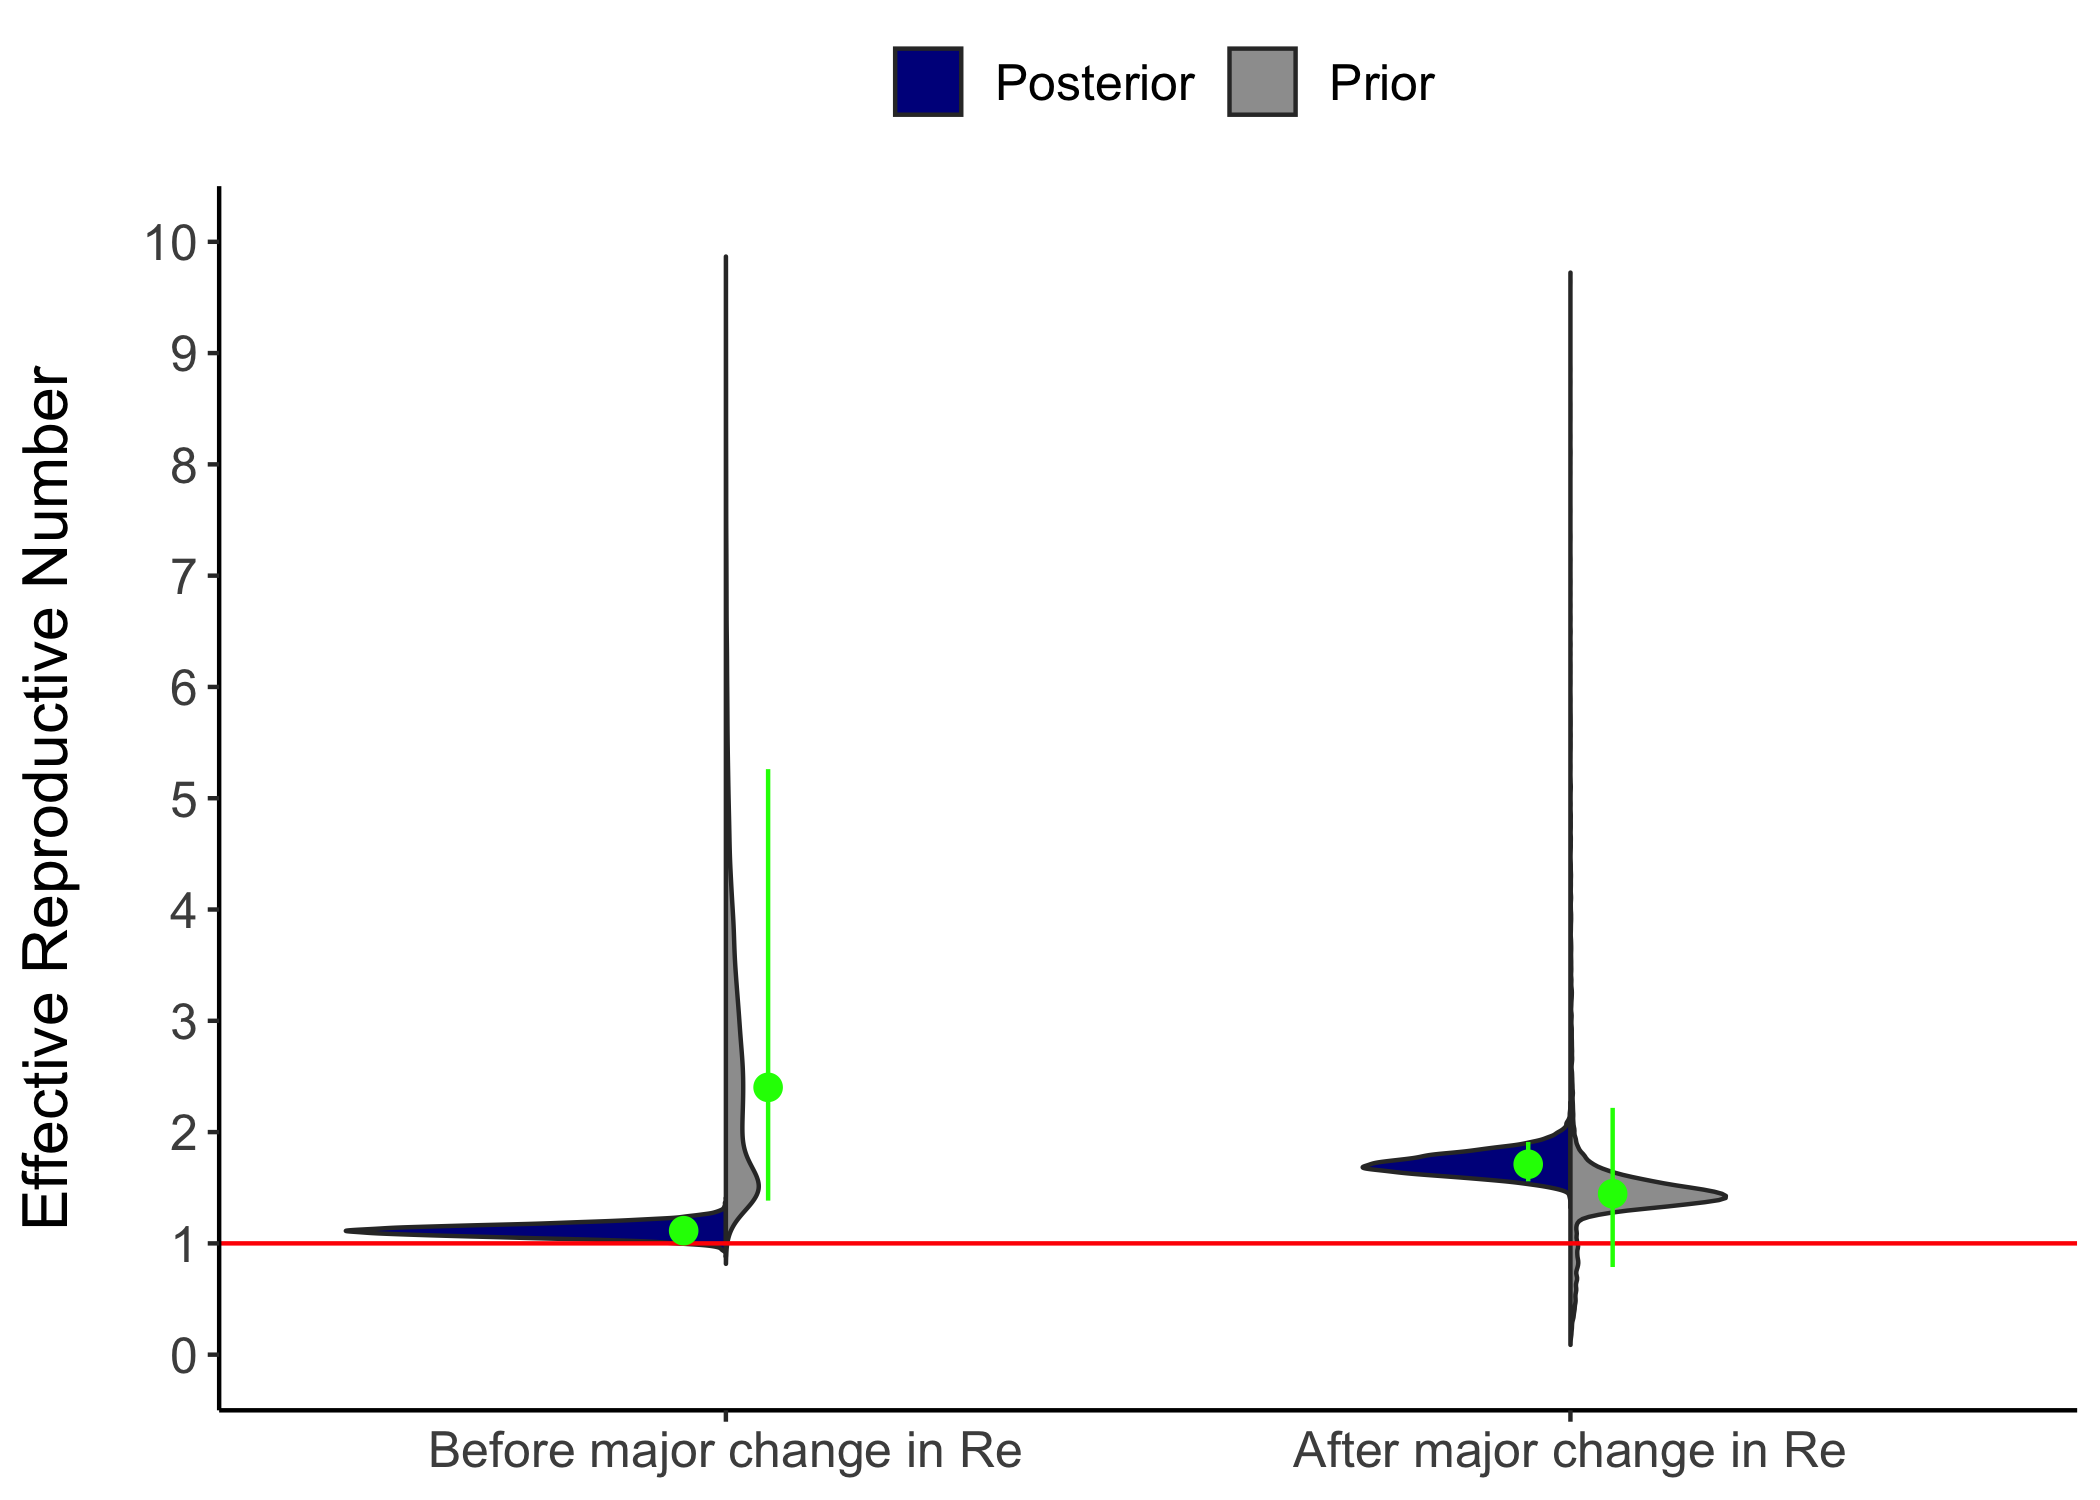

The script that saved this image:
# Library
library(beastio)
library(ggplot2)
library(tidyr)
library(lubridate) 
library(scales)
library(tidyverse)
library(forcats)
library(hrbrthemes)
library(viridis)
library(see)
library(gridExtra)
library(cowplot)

# Read log files
df.post = readLog(filename = "ncr-bdsky-major-post.log", 
              burnin = 0.1, 
              maxsamples = -1, 
              as.mcmc =FALSE, 
              burninAsSamples = FALSE)
df.prior = readLog(filename = "ncr-bdsky-major-prior.log", 
                 burnin = 0.1, 
                 maxsamples = -1, 
                 as.mcmc =FALSE, 
                 burninAsSamples = FALSE)

# Create dataframe
data1 <- df.post[, c("reproductiveNumber_BDSKY_Serial.1", "reproductiveNumber_BDSKY_Serial.2")]
colnames(data1) <- c("first.post", "second.post")
data2 <- df.prior[, c("reproductiveNumber_BDSKY_Serial.1", "reproductiveNumber_BDSKY_Serial.2")]
colnames(data2) <- c("first.prior", "second.prior")
data <-  data.frame(data1, data2)

# Tidy
data_tidy <- gather(data, condition, rep, first.post:second.prior, factor_key=TRUE)

# Separate prior and posterior
data_tidy$distribution <- ifelse(grepl("post",data_tidy$condition),'Posterior','Prior')

# Separate intervals
data_tidy$interval <- ""
data_tidy$interval <- ifelse(grepl("first",data_tidy$condition),'Before major change in Re', data_tidy$interval)
data_tidy$interval <- ifelse(grepl("second",data_tidy$condition),'After major change in Re', data_tidy$interval)
data_tidy$interval <- factor(data_tidy$interval, levels = c('Before major change in Re','After major change in Re'), ordered = TRUE)

# Define function for splitting violion plots, source: https://stackoverflow.com/questions/35717353/split-violin-plot-with-ggplot2
GeomSplitViolin <- ggproto("GeomSplitViolin", GeomViolin, 
                           draw_group = function(self, data, ..., draw_quantiles = NULL) {
                             data <- transform(data, xminv = x - violinwidth * (x - xmin), xmaxv = x + violinwidth * (xmax - x))
                             grp <- data[1, "group"]
                             newdata <- plyr::arrange(transform(data, x = if (grp %% 2 == 1) xminv else xmaxv), if (grp %% 2 == 1) y else -y)
                             newdata <- rbind(newdata[1, ], newdata, newdata[nrow(newdata), ], newdata[1, ])
                             newdata[c(1, nrow(newdata) - 1, nrow(newdata)), "x"] <- round(newdata[1, "x"])
                             
                             if (length(draw_quantiles) > 0 & !scales::zero_range(range(data$y))) {
                               stopifnot(all(draw_quantiles >= 0), all(draw_quantiles <=
                                                                         1))
                               quantiles <- ggplot2:::create_quantile_segment_frame(data, draw_quantiles)
                               aesthetics <- data[rep(1, nrow(quantiles)), setdiff(names(data), c("x", "y")), drop = FALSE]
                               aesthetics$alpha <- rep(1, nrow(quantiles))
                               both <- cbind(quantiles, aesthetics)
                               quantile_grob <- GeomPath$draw_panel(both, ...)
                               ggplot2:::ggname("geom_split_violin", grid::grobTree(GeomPolygon$draw_panel(newdata, ...), quantile_grob))
                             }
                             else {
                               ggplot2:::ggname("geom_split_violin", GeomPolygon$draw_panel(newdata, ...))
                             }
                           })

geom_split_violin <- function(mapping = NULL, data = NULL, stat = "ydensity", position = "identity", ..., 
                              draw_quantiles = NULL, trim = TRUE, scale = "area", na.rm = FALSE, 
                              show.legend = NA, inherit.aes = TRUE) {
  layer(data = data, mapping = mapping, stat = stat, geom = GeomSplitViolin, 
        position = position, show.legend = show.legend, inherit.aes = inherit.aes, 
        params = list(trim = trim, scale = scale, draw_quantiles = draw_quantiles, na.rm = na.rm, ...))
}

# Plot violin plot
p <- ggplot(data_tidy, aes(x=interval, y=rep, fill=distribution)) + geom_split_violin() +
  theme_classic() +
  ylab("Effective Reproductive Number") +
  scale_y_continuous(breaks = seq(0, 10, by = 1), limits = c(0,10)) +
  scale_fill_manual(values=c("darkblue", "8c8c8c")) +
  geom_hline(yintercept = 1.0, linetype = 1, color = "red") +
  theme(legend.position="top", legend.box = "horizontal", legend.title = element_blank(),
        text = element_text(size=15),
        axis.title.y = element_text(margin = margin(t = 0, r = 15, b = 0, l = 0)),
        axis.title.x = element_blank())

# Put error bars
first.prior.mid = median(data_tidy[data_tidy$condition == "first.prior", ]$rep)
first.prior.bot = quantile(data_tidy[data_tidy$condition == "first.prior", ]$rep, 0.025)
first.prior.top = quantile(data_tidy[data_tidy$condition == "first.prior", ]$rep, 0.975)
first.post.mid = median(data_tidy[data_tidy$condition == "first.post", ]$rep)
first.post.bot = quantile(data_tidy[data_tidy$condition == "first.post", ]$rep, 0.025)
first.post.top = quantile(data_tidy[data_tidy$condition == "first.post", ]$rep, 0.975)

second.prior.mid = median(data_tidy[data_tidy$condition == "second.prior", ]$rep)
second.prior.bot = quantile(data_tidy[data_tidy$condition == "second.prior", ]$rep, 0.025)
second.prior.top = quantile(data_tidy[data_tidy$condition == "second.prior", ]$rep, 0.975)
second.post.mid = median(data_tidy[data_tidy$condition == "second.post", ]$rep)
second.post.bot = quantile(data_tidy[data_tidy$condition == "second.post", ]$rep, 0.025)
second.post.top = quantile(data_tidy[data_tidy$condition == "second.post", ]$rep, 0.975)

p <- p + annotate("pointrange", x = 1.05, y = first.prior.mid, ymin = first.prior.bot, ymax = first.prior.top,
                  colour = "green", size = .5) + 
         annotate("pointrange", x = 0.95, y = first.post.mid, ymin = first.post.bot, ymax = first.post.top,
                  colour = "green", size = .5) +
         annotate("pointrange", x = 2.05, y = second.prior.mid, ymin = second.prior.bot, ymax = second.prior.top,
                  colour = "green", size = .5) + 
         annotate("pointrange", x = 1.95, y = second.post.mid, ymin = second.post.bot, ymax = second.post.top,
                  colour = "green", size = .5) 

# Plot major change distribution
df.pos.maj <- date_decimal(df.post[,c("reproductiveNumberChangeDate")])
df.pri.maj <- date_decimal(df.prior[,c("reproductiveNumberChangeDate")])
df.maj <- data.frame(as.Date(df.pos.maj, format = "%d-%m-%Y"), as.Date(df.pri.maj, format = "%d-%m-%Y"))
colnames(df.maj) <- c("posterior", "prior")
maj <- ggplot(data=df.maj) +
  geom_density(aes(x=posterior,y=..density..), color=FALSE , fill="darkblue") +
  geom_density(aes(x=prior,y=..density..), size=1, color=FALSE, fill="8c8c8c") +
  theme_classic() +
  labs(x = "Date of Major Change in Effective Reproductive Number", y = "Marginal Density") +
  scale_x_date(date_breaks = "2 month", labels=date_format("%b-%Y")) + 
  theme(legend.position="top", legend.box = "horizontal", legend.title = element_blank(),
        text = element_text(size=15),
        axis.title.y = element_text(margin = margin(t = 0, r = 15, b = 0, l = 0)),
        axis.title.x = element_text(margin = margin(t = 10, r = 0, b = 0, l = 0))) +
  annotate("pointrange", y = 0.0005, x = as.Date(median(df.pri.maj)), xmin = as.Date(quantile((df.pri.maj), 0.025)), xmax = as.Date(quantile((df.pri.maj), 0.975)),
           colour = "green", size = .5) + 
  annotate("pointrange", y = 0.0030, x = as.Date(median(df.pos.maj)), xmin = as.Date(quantile((df.pos.maj), 0.025)), xmax = as.Date(quantile((df.pos.maj), 0.975)),
           colour = "green", size = .5) 

# Save Plot
ggsave(plot = p,
       filename = "ncr-bdsky-major.png",
       width = 7, height = 5, units = "in", dpi = 300)


# Save Plot
ggsave(plot = maj,
       filename = "ncr-bdsky-major-date.png",
       width = 7, height = 5, units = "in", dpi = 300)